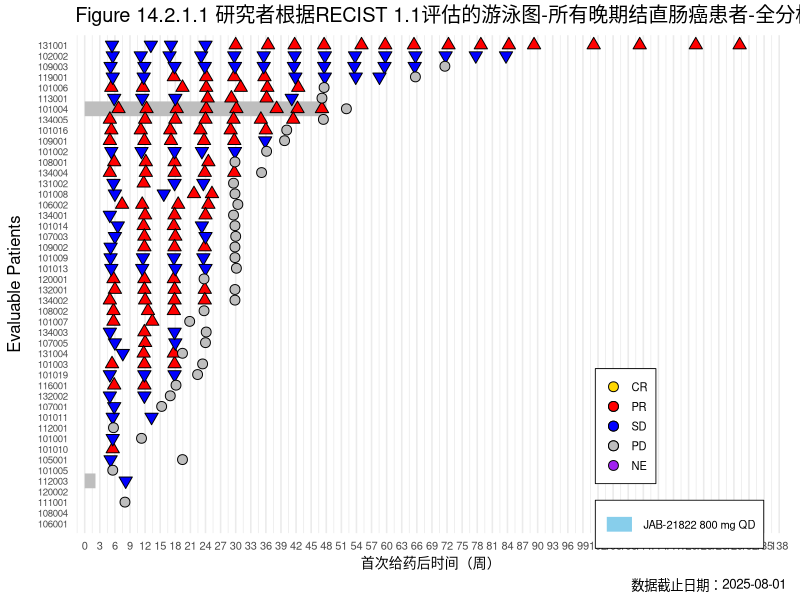
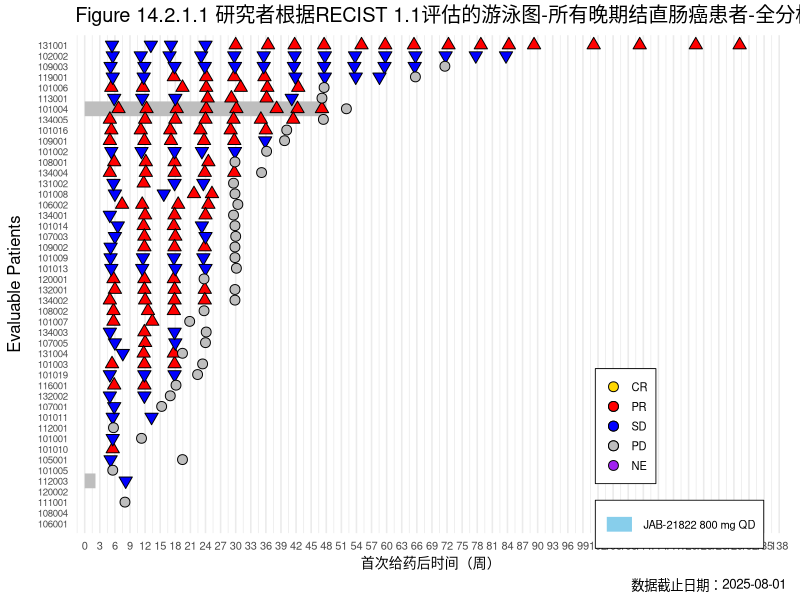

Source code (R) for these figures, in order:
## ---- chunk 1
# ========================================================================
# 游泳图 (Swimmer Plot) - 完全复现 SAS 版本（修正版）
# ========================================================================

library(ggplot2)
library(tidyverse)

# ------------------------------ 1. 读取数据 ---------------------------------

adsl <- read.csv("./data/ADSL.csv", 
                 stringsAsFactors = FALSE, 
                 na.strings = c("", "NA"))
adrs <- read.csv("./data/ADRS.csv", 
                 stringsAsFactors = FALSE, 
                 na.strings = c("", "NA"))

cutdt <- as.Date("2025-08-01")

# ------------------------------ 2. 日期转换 ---------------------------------
convert_date_silent <- function(x) {
  if (is.character(x)) {
    x <- trimws(x)
    x[x == ""] <- NA
  }
  d <- tryCatch(as.Date(x, format = "%d%b%Y"), warning = function(w) NA)
  if (all(is.na(d)) && any(!is.na(x))) {
    d <- suppressWarnings(dmy(x))
  }
  return(d)
}

date_cols_adsl <- c("RFSTDTC", "RFENDTC", "RFXSTDTC", "RFXENDTC", "RFICDTC", "RFPENDTC",
                    "DTHDTC", "TRTSDT", "TRTEDT", "EOTDT", "EOTDT1", "FCRPRDT", 
                    "FSTPDDT", "SACTDT", "LSTALVDT")

for (col in date_cols_adsl) {
  if (col %in% names(adsl)) {
    adsl[[col]] <- convert_date_silent(adsl[[col]])
  }
}
adrs$ADT <- convert_date_silent(adrs$ADT)

# ------------------------------ 3. 筛选人群 ---------------------------------
adsl_fas <- adsl %>%
  filter(FASFL == "Y" & grepl("CRC", COHORT, ignore.case = TRUE))

# ------------------------------ 4. 计算治疗分段变量 -------------------------
adsl_fas <- adsl_fas %>%
  mutate(
    trtedt = case_when(
      !is.na(EOTDT) & !is.na(EOTDT1) ~ pmax(EOTDT, EOTDT1, na.rm = TRUE),
      !is.na(EOTDT) & is.na(EOTDT1) ~ EOTDT,
      is.na(EOTDT) & !is.na(EOTDT1) ~ EOTDT1,
      TRUE ~ cutdt
    ),
    miss_dctreas = is.na(DCTREAS),
    miss_dctreas1 = is.na(DCTREAS1)
  )

for (i in 1:nrow(adsl_fas)) {
  row <- adsl_fas[i, ]
  trt02 <- NA_character_
  adt_esc <- as.Date(NA)
  
  if ( (row$miss_dctreas + row$miss_dctreas1) == 1 && !is.na(row$EOTDT1) && is.na(row$EOTDT) ) {
    trt02 <- "JAB-21822 800 mg QD"
    adt_esc <- row$EOTDT1
  } else if ( (row$miss_dctreas + row$miss_dctreas1) == 1 && !is.na(row$EOTDT) && is.na(row$EOTDT1) ) {
    trt02 <- "Cetuximab"
    adt_esc <- row$EOTDT
  } else if ( (row$miss_dctreas + row$miss_dctreas1) == 0 && !is.na(row$EOTDT1) && !is.na(row$EOTDT) && row$EOTDT1 > row$EOTDT ) {
    trt02 <- "Cetuximab"
    adt_esc <- row$EOTDT
  } else if ( (row$miss_dctreas + row$miss_dctreas1) == 0 && !is.na(row$EOTDT1) && !is.na(row$EOTDT) && row$EOTDT > row$EOTDT1 ) {
    trt02 <- "JAB-21822 800 mg QD"
    adt_esc <- row$EOTDT1
  }
  
  adsl_fas$trt02[i] <- trt02
  adsl_fas$adt_esc[i] <- adt_esc
}

adsl_fas <- adsl_fas %>%
  mutate(trtdy = as.numeric(difftime(trtedt, TRTSDT, units = "days")) + 1)

# ------------------------------ 5. 排序和编号 ---------------------------------
adsl_fas <- adsl_fas %>%
  arrange(TRT01PN, desc(trtdy), SUBJID) %>%
  mutate(subjn = row_number())

# ------------------------------ 6. 生成治疗分段数据 -------------------------
segments <- adsl_fas %>%
  rowwise() %>%
  mutate(
    low1 = 0,
    high1 = ifelse(!is.na(adt_esc), 
                   as.numeric(difftime(adt_esc - 1, TRTSDT, units = "days")) / 7,
                   as.numeric(difftime(trtedt, TRTSDT, units = "days")) / 7),
    group1 = TRT01P,
    low2 = ifelse(!is.na(adt_esc), 
                  as.numeric(difftime(adt_esc, TRTSDT, units = "days")) / 7, 
                  NA_real_),
    high2 = ifelse(!is.na(adt_esc), 
                   as.numeric(difftime(trtedt, TRTSDT, units = "days")) / 7, 
                   NA_real_),
    group2 = ifelse(!is.na(adt_esc), trt02, NA_character_)
  ) %>%
  ungroup()

segments_long <- segments %>%
  select(subjn, low1, high1, group1, low2, high2, group2) %>%
  pivot_longer(
    cols = c(low1, high1, low2, high2, group1, group2),
    names_to = c(".value", "segment"),
    names_pattern = "(low|high|group)(\\d)"
  ) %>%
  filter(!is.na(low) & !is.na(high) & !is.na(group)) %>%
  mutate(
    segment = as.numeric(segment),
    low = pmin(low, high),
    high = pmax(low, high)
  )

if (nrow(segments_long) == 0) {
  stop("没有有效的治疗分段数据，请检查数据筛选条件。")
}

# ------------------------------ 7. 疗效评估数据（过滤首次PD后评估）---------
# 获取每个受试者首次PD的周数
first_pd <- adrs %>%
  filter(PARAMCD == "OVRSP" & ANL02FL == "Y" & AVALC == "PD") %>%
  group_by(USUBJID) %>%
  slice_min(ADT, n = 1) %>%
  ungroup() %>%
  select(USUBJID, first_pd_weeks = ADT) %>%
  mutate(first_pd_weeks = as.numeric(difftime(first_pd_weeks, 
                                              adsl_fas$TRTSDT[match(USUBJID, adsl_fas$USUBJID)], 
                                              units = "days")) / 7)

# 合并首次PD周数到adrs_ovrsp（仅保留首次PD之前的评估）
adrs_ovrsp <- adrs %>%
  filter(PARAMCD == "OVRSP" & ANL02FL == "Y" & !is.na(AVALC)) %>%
  select(USUBJID, ADT, AVALC, ADY) %>%
  left_join(adsl_fas %>% select(USUBJID, TRTSDT, subjn), by = "USUBJID") %>%
  mutate(
    weeks = as.numeric(difftime(ADT, TRTSDT, units = "days")) / 7,
    AVALC = factor(AVALC, levels = c("CR", "PR", "SD", "PD", "NE"))
  ) %>%
  left_join(first_pd, by = "USUBJID") %>%
  # 过滤：只保留首次PD之前的评估（或没有PD的受试者保留所有评估）
  filter(is.na(first_pd_weeks) | weeks <= first_pd_weeks) %>%
  filter(!is.na(weeks))

# ------------------------------ 8. 死亡数据 ---------------------------------
death_data <- adsl_fas %>%
  filter(DTHFL == "Y" & !is.na(DTHDTC)) %>%
  mutate(
    death_weeks = as.numeric(difftime(DTHDTC, TRTSDT, units = "days")) / 7
  ) %>%
  select(subjn, death_weeks)

# ------------------------------ 9. 治疗进行中箭头 ----------------------------
ongoing_data <- adsl_fas %>%
  filter(is.na(DCTREAS) & is.na(DCTREAS1)) %>%
  mutate(
    high_weeks = as.numeric(difftime(trtedt, TRTSDT, units = "days")) / 7,
    arrow_pos = high_weeks + 2.5
  ) %>%
  select(subjn, arrow_pos)

# ------------------------------ 10. 绘图参数 -------------------------------
xmax <- ceiling(max(segments_long$high, na.rm = TRUE) + 5)
if (!is.finite(xmax)) xmax <- 140  # 扩展到140周

# 颜色定义（与SAS完全一致）
group_colors <- c("JAB-21822 800 mg QD+Cetuximab" = "#4A90E2",  # cornflowerblue
                  "JAB-21822 800 mg QD" = "#87CEEB",          # lightskyblue
                  "Cetuximab" = "#4A90E2")

response_colors <- c("CR" = "gold", "PR" = "red", "SD" = "blue", "PD" = "gray", "NE" = "purple")

# 纵轴标签
subj_labels <- adsl_fas %>%
  arrange(subjn) %>%
  pull(SUBJID)

# ------------------------------ 11. 绘图（匹配目标图） -----------------------
p <- ggplot() +
  # 治疗条（不透明，与SAS一致）
  geom_segment(
    data = segments_long,
    aes(x = low, xend = high, y = subjn, yend = subjn, color = group),
    size = 5, alpha = 1  # 改为不透明
  ) +
  # 疗效评估点（PR用三角形，SD用三角形，PD用圆形）
  # 使用shape=24（上三角）和shape=21（圆形）
  geom_point(
    data = adrs_ovrsp %>% filter(AVALC %in% c("PR", "CR")),
    aes(x = weeks, y = subjn, fill = AVALC),
    shape = 24, size = 3, color = "black"
  ) +
  geom_point(
    data = adrs_ovrsp %>% filter(AVALC == "SD"),
    aes(x = weeks, y = subjn, fill = AVALC),
    shape = 25, size = 3, color = "black"
  ) +
  geom_point(
    data = adrs_ovrsp %>% filter(AVALC == "PD"),
    aes(x = weeks, y = subjn, fill = AVALC),
    shape = 21, size = 3, color = "black"
  ) +
  geom_point(
    data = adrs_ovrsp %>% filter(AVALC == "NE"),
    aes(x = weeks, y = subjn, fill = AVALC),
    shape = 23, size = 3, color = "black"
  ) +
  # 死亡标记（X）
  geom_point(
    data = death_data,
    aes(x = death_weeks, y = subjn),
    shape = 4, size = 4, color = "black"
  ) +
  # 治疗进行中箭头（→）
  geom_text(
    data = ongoing_data,
    aes(x = arrow_pos, y = subjn),
    label = "\u2192", size = 8, color = "darkgreen", fontface = "bold"
  ) +
  # 颜色映射
  scale_color_manual(
    name = "",
    values = group_colors,
    na.value = "grey"
  ) +
  scale_fill_manual(
    name = "",
    values = response_colors,
    na.value = "grey50",
    drop = FALSE
  ) +
  # 坐标轴
  scale_x_continuous(
    name = "首次给药后时间（周）",
    breaks = seq(0, xmax, by = 3),
    limits = c(-0.5, xmax),
    expand = c(0.01, 0)
  ) +
  scale_y_continuous(
    name = "Evaluable Patients",
    breaks = adsl_fas$subjn,
    labels = subj_labels,
    expand = c(0.02, 0.02),
    trans = "reverse"
  ) +
  theme_minimal(base_size = 12) +
  theme(
    axis.text.y = element_text(size = 7, hjust = 1),
    axis.title.y = element_text(margin = margin(r = 10)),
    axis.text.x = element_text(size = 8),
    axis.title.x = element_text(size = 10),
    legend.position = c(0.85, 0.15),
    legend.background = element_rect(fill = "white", color = "black", size = 0.3),
    legend.key.size = unit(0.5, "cm"),
    legend.text = element_text(size = 8),
    legend.title = element_blank(),  # 去掉图例标题
    panel.grid.major.y = element_blank(),
    panel.grid.minor.y = element_blank(),
    plot.margin = margin(5, 10, 5, 5)
  ) +
  # 合并图例（覆盖默认，手动合并）
  guides(
    color = guide_legend(override.aes = list(size = 3), title = NULL),
    fill = guide_legend(override.aes = list(shape = 21, size = 3), title = NULL)
  )+
  labs(
    title = "Figure 14.2.1.1 研究者根据RECIST 1.1评估的游泳图-所有晚期结直肠癌患者-全分析人群",
    caption = "数据截止日期：2025-08-01"
  ) 

# 保存图片
ggsave("Swimmer_Plot.png", plot = p, width = 12, height = 8, dpi = 300)
# 直接输出图形（不需要 ggsave）
p
